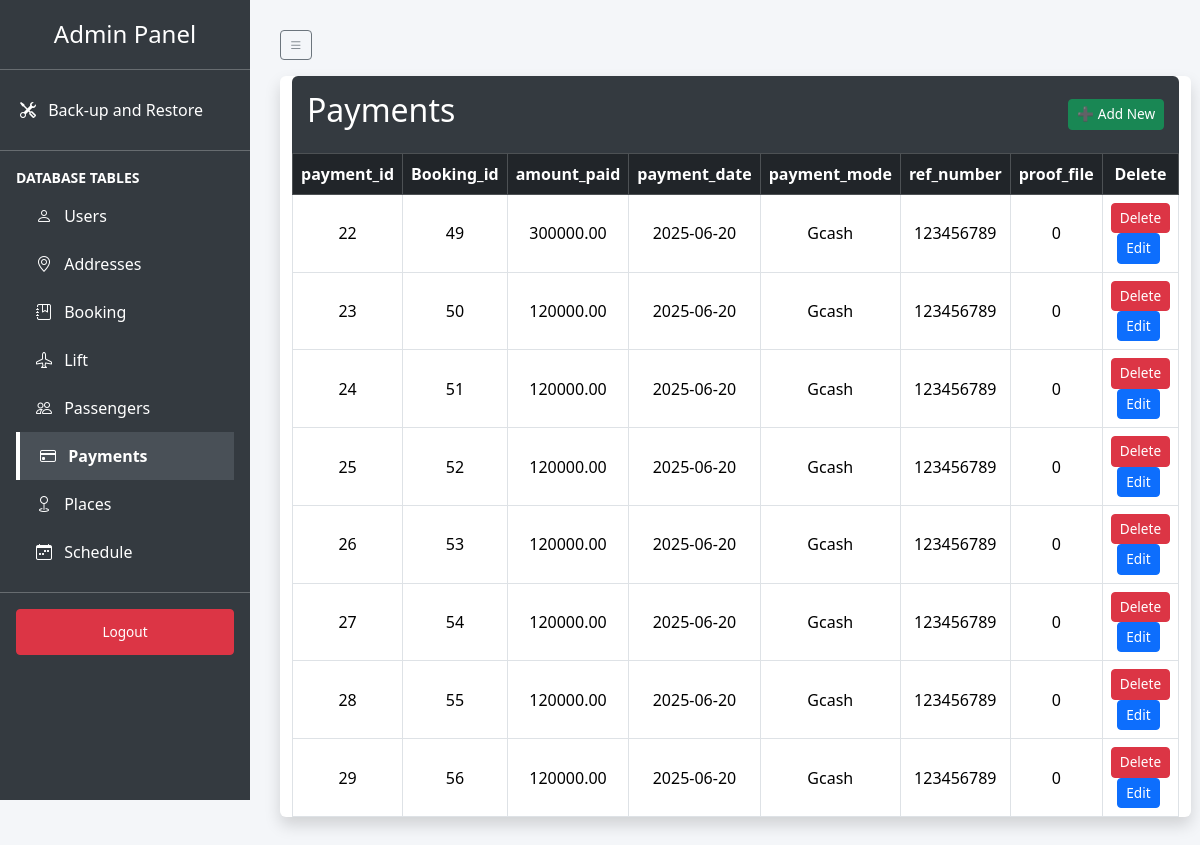
Page /admin_dashboard.php?table=payments (signed in) on the committed database.
### tables this page shows
CREATE TABLE `payments` (
  `payment_id` int(11) NOT NULL AUTO_INCREMENT,
  `Booking_id` int(11) NOT NULL,
  `amount_paid` decimal(10,2) NOT NULL,
  `payment_date` date NOT NULL,
  `payment_mode` varchar(255) NOT NULL,
  `ref_number` int(11) NOT NULL,
  `proof_file` varchar(255) DEFAULT NULL,
  PRIMARY KEY (`payment_id`)
);

### admin_dashboard.php (the view, shortened to what this page needs)
<?php
require_once("config.php");
$tables = ['users', 'addresses', 'booking', 'lift', 'passengers', 'payments', 'places', 'schedule'];
$selected_table = isset($_GET['table']) ? $_GET['table'] : $tables[0];
?>
<!DOCTYPE html>
<html lang="en">
<head>
    <link href="https://cdn.jsdelivr.net/npm/bootstrap@5.3.3/dist/css/bootstrap.min.css" rel="stylesheet">
	<link href="https://cdn.jsdelivr.net/npm/bootstrap-icons@1.10.5/font/bootstrap-icons.css" rel="stylesheet">
</head>
<body>
<div class="sidebar">
    <h4>Admin Panel</h4>
    <hr class="text-white">
	<a href="#" class="sidebar-link" data-bs-toggle="modal" data-bs-target="#maintenanceModal">
		<i class="bi bi-tools me-2"></i>
		<span>Back-up and Restore</span>
	</a>
    <hr class="text-white my-3">
    <div class="px-3">
        <p class="text-white fw-bold small mb-1">DATABASE TABLES</p>
        <?php
        $icons = [
            'users' => 'bi-person',
            'addresses' => 'bi-geo-alt',
            'booking' => 'bi-journal-bookmark',
            'lift' => 'bi-airplane',
            'passengers' => 'bi-people',
            'payments' => 'bi-credit-card',
            'places' => 'bi-geo',
            'schedule' => 'bi-calendar-week'
        ];
        ?>
        <?php foreach ($tables as $table): ?>
            <a href="?table=<?php echo urlencode($table); ?>" class="sidebar-link <?php echo $selected_table === $table ? 'active' : ''; ?>">
                <i class="bi <?php echo $icons[$table]; ?> me-2"></i>
                <span><?php echo ucfirst($table); ?></span>
            </a>
        <?php endforeach; ?>
    </div>
    <hr class="text-white my-3">
    <div class="px-3">
        <a href="?logout=true" class="btn btn-danger btn-sm w-100">Logout</a>
    </div>
</div>
<div class="main-content">
	<button id="toggleSidebar" class="btn btn-outline-secondary btn-sm mb-3">
		<i class="bi bi-list"></i>
	</button>
    <div class="table-container">
        <div class="container bg-white shadow rounded">
            <div class="header">
                <h2><?php echo ucfirst($selected_table); ?></h2>
				<a href="add_record.php?table=<?php echo urlencode($selected_table); ?>" class="btn btn-success btn-sm">➕ Add New</a>
            </div>
            <?php
            try {
                $stmt = $db->query("SHOW COLUMNS FROM `$selected_table`");
                $columns = $stmt->fetchAll(PDO::FETCH_ASSOC);
            } catch (PDOException $e) {
                echo "<div class='alert alert-danger'>Error fetching columns: " . $e->getMessage() . "</div>";
                $columns = [];
            }
            ?>
            <table class="table table-bordered mb-0">
                <thead class="table-dark">
                    <tr>
                        <?php foreach ($columns as $column): ?>
                            <th><?php echo htmlspecialchars($column['Field']); ?></th>
                        <?php endforeach; ?>
                        <th>Delete</th>
                    </tr>
                </thead>
                <tbody>
                    <?php
                    try {
                        $stmt = $db->query("SELECT * FROM `$selected_table`");
                        while ($row = $stmt->fetch(PDO::FETCH_ASSOC)) {
                            echo "<tr>";
                            foreach ($row as $key => $value) {
                                if ($selected_table === 'users' && $key === 'password') {
                                    echo "<td>••••••••</td>";
                                } else {
                                    echo "<td>" . htmlspecialchars($value ?? 'NULL') . "</td>";
                                }
                            }
                            $primary_key = $columns[0]['Field'];
                            $delete_url = "delete_record.php?table=" . urlencode($selected_table) . "&id=" . urlencode($row[$primary_key]) . "&pk=" . urlencode($primary_key);
							$edit_url = "edit_record.php?table=" . urlencode($selected_table) . "&id=" . urlencode($row[$primary_key]) . "&pk=" . urlencode($primary_key);
                            echo "<td>
                                <a href='$delete_url' class='btn btn-danger btn-sm' onclick=\"return confirm('Are you sure you want to delete this record from $selected_table?');\">Delete</a>
								<a href='$edit_url' class='btn btn-primary btn-sm me-1'>Edit</a>
                            </td>";
                            echo "</tr>";
                        }
                    } catch (PDOException $e) {
                        echo "<tr><td colspan='" . (count($columns) + 1) . "'>Error fetching data: " . $e->getMessage() . "</td></tr>";
                    }
                    ?>
                </tbody>
            </table>
        </div>
    </div>
</div>
</body>
</html>

### admin_dashboard.php (style rules this page uses)
body { display: flex; background-color: #f4f6f9; }
.sidebar { width: 250px; height: 100vh; background-color: #343a40; padding-top: 20px; position: fixed; }
.sidebar h4 { color: white; text-align: center; margin-bottom: 20px; }
.sidebar a { display: block; color: white; padding: 12px 20px; text-decoration: none; }
.sidebar a:hover, .sidebar a.active { background-color: #495057; }
.main-content { margin-left: 250px; padding: 30px; width: 100%; }
.table th, .table td { vertical-align: middle; text-align: center; }
.header { background: #343a40; color: white; padding: 15px; border-radius: 6px 6px 0 0; display: flex; justify-content: space-between; align-items: center; }
.btn-sm { font-size: 0.85rem; }
.table-container { margin-bottom: 40px; }
.sidebar-link { display: flex; align-items: center; color: white; padding: 10px 20px; transition: background-color 0.2s ease-in-out; }
.sidebar-link.active { background-color: #0d6efd; font-weight: bold; border-left: 4px solid #ffffff; }

### rows in the picture
payments: payment_id "22", Booking "49", amount_paid "300000.00", payment_date "2025-06-20", payment_mode "Gcash", ref_number "123456789", proof_file "0"
payments: payment_id "23", Booking "50", amount_paid "120000.00", payment_date "2025-06-20", payment_mode "Gcash", ref_number "123456789", proof_file "0"
payments: payment_id "24", Booking "51", amount_paid "120000.00", payment_date "2025-06-20", payment_mode "Gcash", ref_number "123456789", proof_file "0"
payments: payment_id "25", Booking "52", amount_paid "120000.00", payment_date "2025-06-20", payment_mode "Gcash", ref_number "123456789", proof_file "0"
payments: payment_id "26", Booking "53", amount_paid "120000.00", payment_date "2025-06-20", payment_mode "Gcash", ref_number "123456789", proof_file "0"
payments: payment_id "27", Booking "54", amount_paid "120000.00", payment_date "2025-06-20", payment_mode "Gcash", ref_number "123456789", proof_file "0"
payments: payment_id "28", Booking "55", amount_paid "120000.00", payment_date "2025-06-20", payment_mode "Gcash", ref_number "123456789", proof_file "0"
payments: payment_id "29", Booking "56", amount_paid "120000.00", payment_date "2025-06-20", payment_mode "Gcash", ref_number "123456789", proof_file "0"

### other values in the picture
$table "Users"
$table "Addresses"
$table "Booking"
$table "Lift"
$table "Passengers"
$table "Payments"
$table "Places"
$table "Schedule"
$selected_table "Payments"
$column['Field'] "payment_id"
$column['Field'] "Booking_id"
$column['Field'] "amount_paid"
$column['Field'] "payment_date"
$column['Field'] "payment_mode"
$column['Field'] "ref_number"
